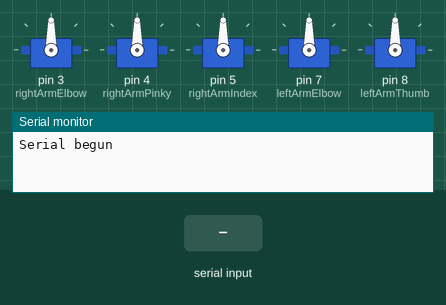
Simulated run of this sketch. Board: Arduino Uno, built with avr-gcc and run on an emulated ATmega328P. Shown: 5 × servo, the last lines printed to the serial monitor. The test bench sets the inputs (shaded band).

Above: at 1.2 s.
1.3 s: "R" received over Serial
At 1.45 s:
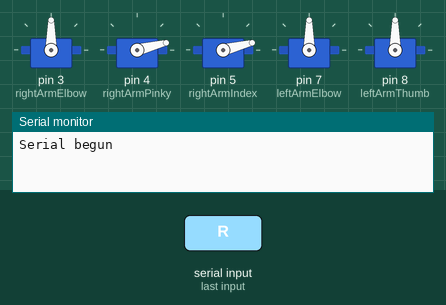
3.8 s: "Y" received over Serial
6.8 s: "T" received over Serial
At 8.4 s:
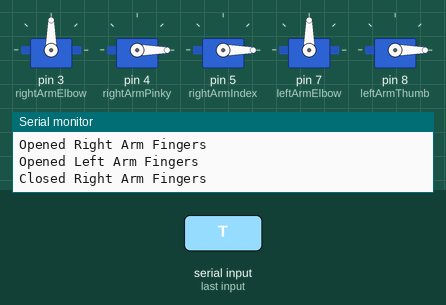
9.3 s: "U" received over Serial
At 12.0 s:
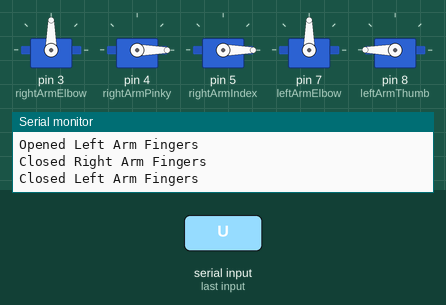
12.3 s: "F" received over Serial
15.3 s: "G" received over Serial
At 18.2 s:
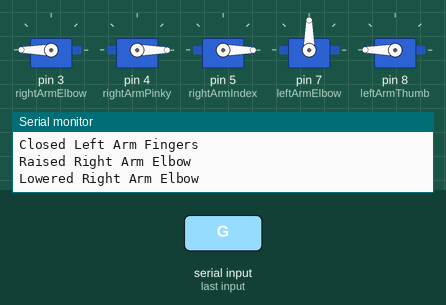
Timing chart, 0 to 19.3 s (numbered marks = the images above; inputs shaded):
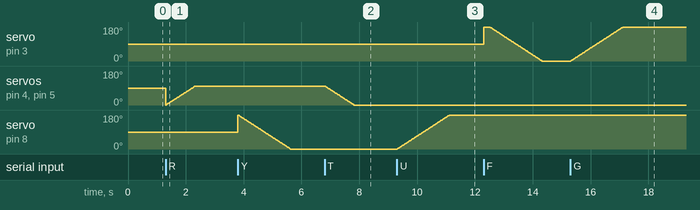

The sketch:

servo.ino.ino
```cpp
#include <Servo.h>

Servo rightArmPinky;
Servo rightArmIndex;

Servo leftArmThumb;

Servo rightArmElbow;
Servo leftArmElbow;


int rightArmElbowPos = 0;
int rightArmFingersPos = 0;
int leftArmFingersPos = 0;
int leftArmElbowPos = 0;


void openRightArmFingers(){
  for (rightArmFingersPos = 0; rightArmFingersPos <= 100; rightArmFingersPos += 1) {
    rightArmPinky.write(rightArmFingersPos);
    rightArmIndex.write(rightArmFingersPos);
    delay(10);
  }

  Serial.write("Opened Right Arm Fingers\n");

}

void closeRightArmFingers(){
  for (rightArmFingersPos = 100; rightArmFingersPos >= 0; rightArmFingersPos -= 1) {
    rightArmPinky.write(rightArmFingersPos);
    rightArmIndex.write(rightArmFingersPos);
    delay(10);
  }
  Serial.write("Closed Right Arm Fingers\n");
}

void closeLeftArmFingers(){
  for (leftArmFingersPos = 0; leftArmFingersPos <= 180; leftArmFingersPos += 1) {
    leftArmThumb.write(leftArmFingersPos);
    delay(10);
  }

  Serial.write("Closed Left Arm Fingers\n");

}

void openLeftArmFingers(){
  for (leftArmFingersPos = 180; leftArmFingersPos >= 0; leftArmFingersPos -= 1) {
    leftArmThumb.write(leftArmFingersPos);
    delay(10);
  }
  Serial.write("Opened Left Arm Fingers\n");
}


void lowerRightArmElbow(){
  for (rightArmElbowPos = 0; rightArmElbowPos <= 200; rightArmElbowPos += 1) {
    rightArmElbow.write(rightArmElbowPos);
    delay(10);
  }

  Serial.write("Lowered Right Arm Elbow\n");

}

void raiseRightArmElbow(){
  for (rightArmElbowPos = 200; rightArmElbowPos >= 0; rightArmElbowPos -= 1) {
    rightArmElbow.write(rightArmElbowPos);
    delay(10);
  }
  Serial.write("Raised Right Arm Elbow\n");
}

void lowerLeftArmElbow(){
  for (leftArmElbowPos = 0; leftArmElbowPos <= 200; leftArmElbowPos += 1) {
    leftArmElbow.write(leftArmElbowPos);
    delay(10);
  }

  Serial.write("Lowered Left Arm Elbow\n");

}

void raiseLeftArmElbow(){
  for (leftArmElbowPos = 200; leftArmElbowPos >= 0; leftArmElbowPos -= 1) {
    leftArmElbow.write(leftArmElbowPos);
    delay(10);
  }
  Serial.write("Raised Left Arm Elbow\n");
}


void setup() {
  rightArmElbow.attach(3);
  rightArmPinky.attach(4);
  rightArmIndex.attach(5);
  leftArmElbow.attach(7);
  leftArmThumb.attach(8);
//  rightArmPinky.write(100);
//  rightArmIndex.write(100);
  Serial.begin(9600);
  Serial.write("Serial begun\n");
}

void loop() {
  int state = Serial.read();
  if(state == 'R'){
    openRightArmFingers();
  }
  if(state == 'T'){
    closeRightArmFingers();
  }
  if(state == 'Y'){
    openLeftArmFingers();
  }
  if(state == 'U'){
    closeLeftArmFingers();
  }
  if(state == 'F'){
    raiseRightArmElbow();
  }
  if(state == 'G'){
    lowerRightArmElbow();
  }
  if(state == 'H'){
    raiseLeftArmElbow();
  }
  if(state == 'J'){
    lowerLeftArmElbow();
  }
}
```

Measured:
- after the input at 6.8 s, servo on pin 4 (rightArmPinky), servo on pin 5 (rightArmIndex): moves from 100° to 0° over 1.0 s, starting at once
- after the input at 9.3 s, servo on pin 8 (leftArmThumb): moves from 0° to 180° over 1.8 s, starting at once
- after the input at 15.3 s, servo on pin 3 (rightArmElbow): moves from 0° to 180° over 1.8 s, starting at once
